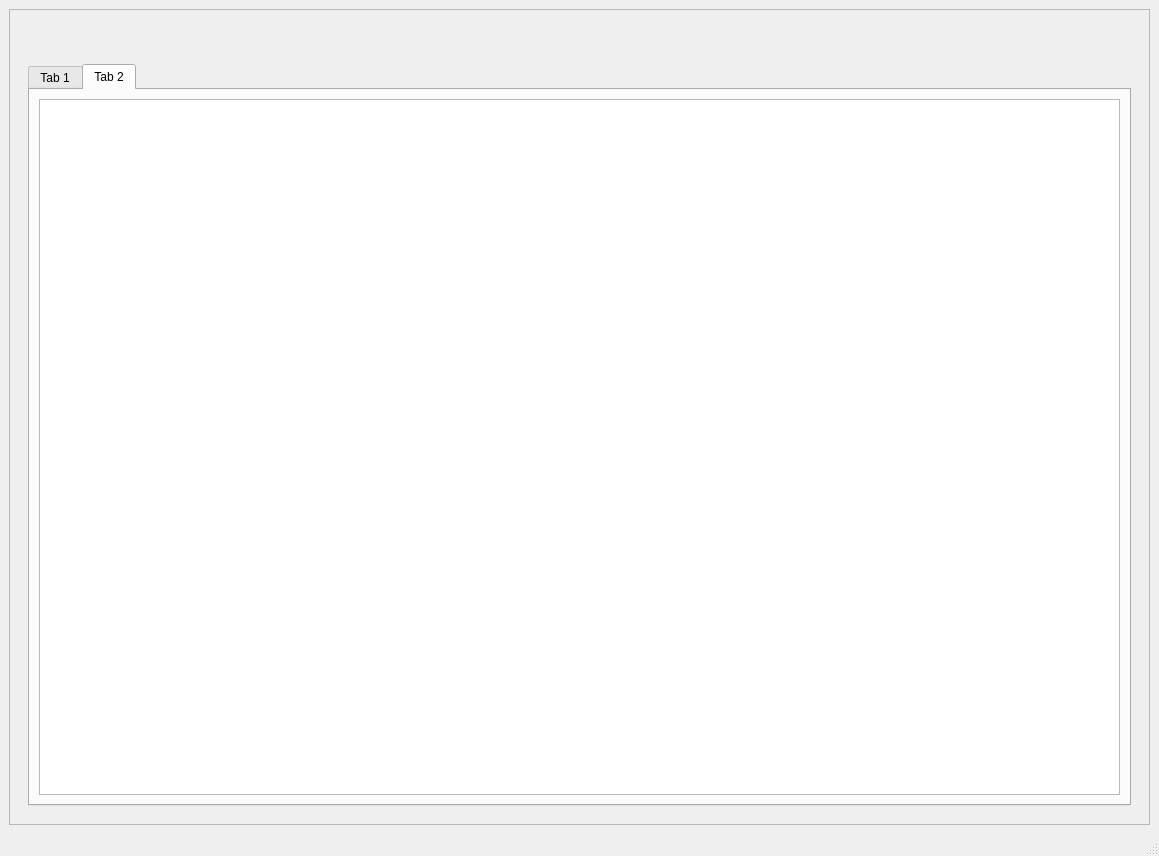
<?xml version="1.0" encoding="UTF-8"?>
<ui version="4.0">
 <class>MainWindow</class>
 <widget class="QMainWindow" name="MainWindow">
  <property name="geometry">
   <rect>
    <x>0</x>
    <y>0</y>
    <width>1159</width>
    <height>856</height>
   </rect>
  </property>
  <property name="windowTitle">
   <string>MainWindow</string>
  </property>
  <widget class="QWidget" name="centralwidget">
   <layout class="QGridLayout" name="gridLayout">
    <item row="0" column="0">
     <widget class="QFrame" name="frame">
      <property name="sizePolicy">
       <sizepolicy hsizetype="Expanding" vsizetype="Expanding">
        <horstretch>0</horstretch>
        <verstretch>0</verstretch>
       </sizepolicy>
      </property>
      <property name="frameShape">
       <enum>QFrame::StyledPanel</enum>
      </property>
      <property name="frameShadow">
       <enum>QFrame::Raised</enum>
      </property>
      <layout class="QGridLayout" name="gridLayout_2">
       <item row="0" column="0" alignment="Qt::AlignTop">
        <widget class="QWidget" name="widget" native="true">
         <property name="sizePolicy">
          <sizepolicy hsizetype="Preferred" vsizetype="Fixed">
           <horstretch>0</horstretch>
           <verstretch>0</verstretch>
          </sizepolicy>
         </property>
         <property name="minimumSize">
          <size>
           <width>0</width>
           <height>30</height>
          </size>
         </property>
        </widget>
       </item>
       <item row="1" column="0">
        <widget class="QWidget" name="widget_2" native="true">
         <layout class="QGridLayout" name="gridLayout_3">
          <item row="0" column="0">
           <widget class="QTabWidget" name="tabWidget">
            <property name="currentIndex">
             <number>1</number>
            </property>
            <widget class="QWidget" name="tab">
             <attribute name="title">
              <string>Tab 1</string>
             </attribute>
             <layout class="QGridLayout" name="gridLayout_4">
              <item row="0" column="0">
               <widget class="QTableView" name="tableView"/>
              </item>
             </layout>
            </widget>
            <widget class="QWidget" name="tab_2">
             <attribute name="title">
              <string>Tab 2</string>
             </attribute>
             <layout class="QGridLayout" name="gridLayout_5">
              <item row="0" column="0">
               <widget class="QTableView" name="tableView_2"/>
              </item>
             </layout>
            </widget>
           </widget>
          </item>
         </layout>
        </widget>
       </item>
      </layout>
     </widget>
    </item>
   </layout>
  </widget>
  <widget class="QMenuBar" name="menubar">
   <property name="geometry">
    <rect>
     <x>0</x>
     <y>0</y>
     <width>1159</width>
     <height>27</height>
    </rect>
   </property>
  </widget>
  <widget class="QStatusBar" name="statusbar"/>
 </widget>
 <resources/>
 <connections/>
</ui>
